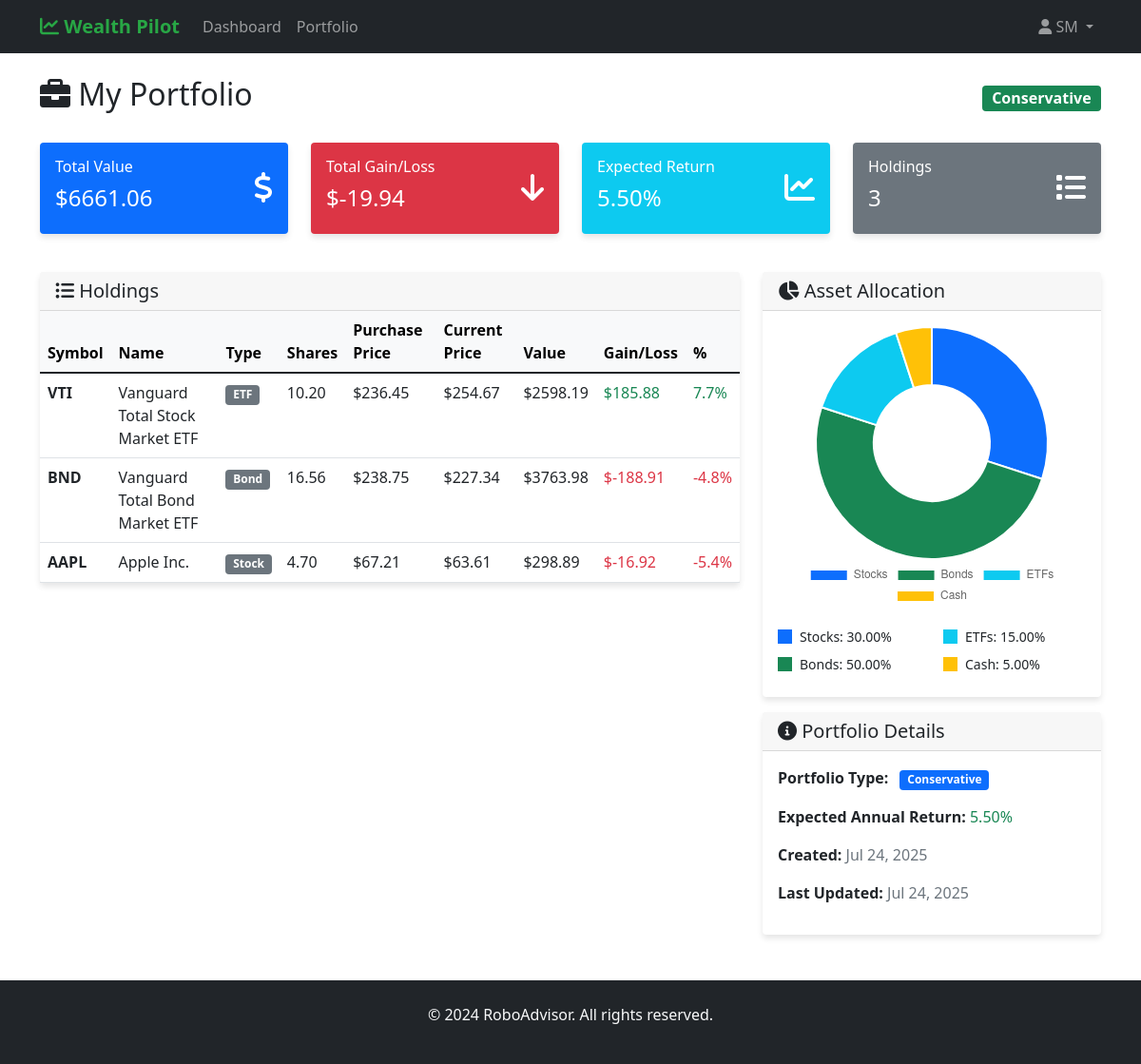
/portfolio/ (signed in), run on the app's committed database.
### main/models.py (models this page shows, shortened)
class Portfolio(models.Model):
    user = models.OneToOneField(User, on_delete=models.CASCADE)
    portfolio_type = models.CharField(max_length=20, choices=[
        ('conservative', 'Conservative'),
        ('balanced', 'Balanced'),
        ('growth', 'Growth'),
        ('aggressive', 'Aggressive Growth'),
    ])
    stocks_percentage = models.DecimalField(max_digits=5, decimal_places=2)
    bonds_percentage = models.DecimalField(max_digits=5, decimal_places=2)
    etfs_percentage = models.DecimalField(max_digits=5, decimal_places=2)
    cash_percentage = models.DecimalField(max_digits=5, decimal_places=2)
    expected_return = models.DecimalField(max_digits=5, decimal_places=2)
    created_at = models.DateTimeField(auto_now_add=True)
    updated_at = models.DateTimeField(auto_now=True)

class Investment(models.Model):
    user = models.ForeignKey(User, on_delete=models.CASCADE)
    symbol = models.CharField(max_length=10)
    name = models.CharField(max_length=100)
    asset_type = models.CharField(max_length=20, choices=[
        ('stock', 'Stock'),
        ('bond', 'Bond'),
        ('etf', 'ETF'),
        ('cash', 'Cash'),
    ])
    shares = models.DecimalField(max_digits=10, decimal_places=4)
    purchase_price = models.DecimalField(max_digits=10, decimal_places=2)
    current_price = models.DecimalField(max_digits=10, decimal_places=2)
    purchase_date = models.DateTimeField(auto_now_add=True)
    @property
    def total_value(self):
        return self.shares * self.current_price
    @property
    def gain_loss(self):
        return (self.current_price - self.purchase_price) * self.shares
    @property
    def gain_loss_percentage(self):
        if self.purchase_price > 0:
            return ((self.current_price - self.purchase_price) / self.purchase_price) * 100
        return 0

### main/views.py (the view)
# urls.py: path('portfolio/', views.portfolio, name='portfolio'),
@login_required
def portfolio(request):
    try:
        portfolio = Portfolio.objects.get(user=request.user)
        investments = Investment.objects.filter(user=request.user)
        total_value = sum(inv.total_value for inv in investments)
        total_gain_loss = sum(inv.gain_loss for inv in investments)
        context = {
            'portfolio': portfolio,
            'investments': investments,
            'total_value': total_value,
            'total_gain_loss': total_gain_loss,
        }
        return render(request, 'main/portfolio.html', context)
    except Portfolio.DoesNotExist:
        messages.info(request, 'Please complete your risk assessment first.')
        return redirect('risk_assessment')

### main/templates/main/portfolio.html (shortened to what this page needs)
{% extends 'main/base.html' %}
{% block content %}
<div class="d-flex justify-content-between align-items-center mb-4">
    <h2><i class="fas fa-briefcase"></i> My Portfolio</h2>
    <div>
        <span class="badge bg-{{ portfolio.portfolio_type|yesno:'success,warning,danger' }} fs-6">
            {{ portfolio.get_portfolio_type_display }}
        </span>
    </div>
</div>
<div class="row mb-4">
    <div class="col-lg-3 col-md-6 mb-3">
        <div class="card bg-primary text-white">
            <div class="card-body">
                <div class="d-flex justify-content-between">
                    <div>
                        <h6 class="card-title">Total Value</h6>
                        <h4>${{ total_value|floatformat:2 }}</h4>
                    </div>
                    <div class="align-self-center">
                        <i class="fas fa-dollar-sign fa-2x"></i>
                    </div>
                </div>
            </div>
        </div>
    </div>
    <div class="col-lg-3 col-md-6 mb-3">
        <div class="card {% if total_gain_loss >= 0 %}bg-success{% else %}bg-danger{% endif %} text-white">
            <div class="card-body">
                <div class="d-flex justify-content-between">
                    <div>
                        <h6 class="card-title">Total Gain/Loss</h6>
                        <h4>${{ total_gain_loss|floatformat:2 }}</h4>
                    </div>
                    <div class="align-self-center">
                        <i class="fas {% if total_gain_loss >= 0 %}fa-arrow-up{% else %}fa-arrow-down{% endif %} fa-2x"></i>
                    </div>
                </div>
            </div>
        </div>
    </div>
    <div class="col-lg-3 col-md-6 mb-3">
        <div class="card bg-info text-white">
            <div class="card-body">
                <div class="d-flex justify-content-between">
                    <div>
                        <h6 class="card-title">Expected Return</h6>
                        <h4>{{ portfolio.expected_return }}%</h4>
                    </div>
                    <div class="align-self-center">
                        <i class="fas fa-chart-line fa-2x"></i>
                    </div>
                </div>
            </div>
        </div>
    </div>
    <div class="col-lg-3 col-md-6 mb-3">
        <div class="card bg-secondary text-white">
            <div class="card-body">
                <div class="d-flex justify-content-between">
                    <div>
                        <h6 class="card-title">Holdings</h6>
                        <h4>{{ investments.count }}</h4>
                    </div>
                    <div class="align-self-center">
                        <i class="fas fa-list fa-2x"></i>
                    </div>
                </div>
            </div>
        </div>
    </div>
</div>
<div class="row">
    <div class="col-lg-8">
        <div class="card">
            <div class="card-header">
                <h5 class="mb-0"><i class="fas fa-list-ul"></i> Holdings</h5>
            </div>
            <div class="card-body p-0">
                <div class="table-responsive">
                    <table class="table table-hover mb-0">
                        <thead class="table-light">
                            <tr>
                                <th>Symbol</th>
                                <th>Name</th>
                                <th>Type</th>
                                <th>Shares</th>
                                <th>Purchase Price</th>
                                <th>Current Price</th>
                                <th>Value</th>
                                <th>Gain/Loss</th>
                                <th>%</th>
                            </tr>
                        </thead>
                        <tbody>
                            {% for investment in investments %}
                            <tr>
                                <td><strong>{{ investment.symbol }}</strong></td>
                                <td>{{ investment.name }}</td>
                                <td><span class="badge bg-secondary">{{ investment.get_asset_type_display }}</span></td>
                                <td>{{ investment.shares|floatformat:2 }}</td>
                                <td>${{ investment.purchase_price|floatformat:2 }}</td>
                                <td>${{ investment.current_price|floatformat:2 }}</td>
                                <td>${{ investment.total_value|floatformat:2 }}</td>
                                <td class="{% if investment.gain_loss >= 0 %}text-success{% else %}text-danger{% endif %}">
                                    ${{ investment.gain_loss|floatformat:2 }}
                                </td>
                                <td class="{% if investment.gain_loss_percentage >= 0 %}text-success{% else %}text-danger{% endif %}">
                                    {{ investment.gain_loss_percentage|floatformat:1 }}%
                                </td>
                            </tr>
                            {% empty %}
                            <tr>
                                <td colspan="9" class="text-center text-muted py-4">
                                    No investments found. Your portfolio will be populated shortly.
                                </td>
                            </tr>
                            {% endfor %}
                        </tbody>
                    </table>
                </div>
            </div>
        </div>
    </div>
    <div class="col-lg-4">
        <div class="card">
            <div class="card-header">
                <h5 class="mb-0"><i class="fas fa-chart-pie"></i> Asset Allocation</h5>
            </div>
            <div class="card-body">
                <div style="height: 300px;">
                    <canvas id="allocationChart"></canvas>
                </div>
                <div class="mt-3">
                    <div class="row">
                        <div class="col-6">
                            <div class="d-flex align-items-center mb-2">
                                <div class="bg-primary" style="width: 15px; height: 15px; margin-right: 8px;"></div>
                                <small>Stocks: {{ portfolio.stocks_percentage }}%</small>
                            </div>
                            <div class="d-flex align-items-center mb-2">
                                <div class="bg-success" style="width: 15px; height: 15px; margin-right: 8px;"></div>
                                <small>Bonds: {{ portfolio.bonds_percentage }}%</small>
                            </div>
                        </div>
                        <div class="col-6">
                            <div class="d-flex align-items-center mb-2">
                                <div class="bg-info" style="width: 15px; height: 15px; margin-right: 8px;"></div>
                                <small>ETFs: {{ portfolio.etfs_percentage }}%</small>
                            </div>
                            <div class="d-flex align-items-center mb-2">
                                <div class="bg-warning" style="width: 15px; height: 15px; margin-right: 8px;"></div>
                                <small>Cash: {{ portfolio.cash_percentage }}%</small>
                            </div>
                        </div>
                    </div>
                </div>
            </div>
        </div>
        <div class="card mt-3">
            <div class="card-header">
                <h5 class="mb-0"><i class="fas fa-info-circle"></i> Portfolio Details</h5>
            </div>
            <div class="card-body">
                <div class="mb-3">
                    <strong>Portfolio Type:</strong>
                    <span class="badge bg-primary ms-2">{{ portfolio.get_portfolio_type_display }}</span>
                </div>
                <div class="mb-3">
                    <strong>Expected Annual Return:</strong>
                    <span class="text-success">{{ portfolio.expected_return }}%</span>
                </div>
                <div class="mb-3">
                    <strong>Created:</strong>
                    <span class="text-muted">{{ portfolio.created_at|date:"M d, Y" }}</span>
                </div>
                <div class="mb-3">
                    <strong>Last Updated:</strong>
                    <span class="text-muted">{{ portfolio.updated_at|date:"M d, Y" }}</span>
                </div>
            </div>
        </div>
    </div>
</div>
{% endblock %}
{% block scripts %}
<script>
// Asset Allocation Chart
const ctx = document.getElementById('allocationChart').getContext('2d');
const allocationChart = new Chart(ctx, {
    type: 'doughnut',
    data: {
        labels: ['Stocks', 'Bonds', 'ETFs', 'Cash'],
        datasets: [{
            data: [
                {{ portfolio.stocks_percentage }},
                {{ portfolio.bonds_percentage }},
                {{ portfolio.etfs_percentage }},
                {{ portfolio.cash_percentage }}
            ],
            backgroundColor: [
                '#0d6efd',
                '#198754',
                '#0dcaf0',
                '#ffc107'
            ],
            borderWidth: 2,
            borderColor: '#fff'
        }]
    },
    options: {
        responsive: true,
        maintainAspectRatio: false,
        plugins: {
            legend: {
                position: 'bottom'
            }
        }
    }
});
// Optional refresh button spin effect
function refreshData(btn) {
    if (btn) {
        btn.querySelector('i').classList.add('fa-spin');
    }
    setTimeout(() => location.reload(), 500);
}
</script>
{% endblock %}

### main/templates/main/base.html (shortened to what this page needs)
<!DOCTYPE html>
<html lang="en">
<head>
    <link href="https://cdn.jsdelivr.net/npm/bootstrap@5.1.3/dist/css/bootstrap.min.css" rel="stylesheet">
    <link href="https://cdnjs.cloudflare.com/ajax/libs/font-awesome/6.0.0/css/all.min.css" rel="stylesheet">
</head>
<body>
    <nav class="navbar navbar-expand-lg navbar-dark bg-dark">
        <div class="container">
            <a class="navbar-brand" href="{% url 'home' %}">
                <i class="fas fa-chart-line"></i> Wealth Pilot
            </a>
            <div class="collapse navbar-collapse" id="navbarNav">
                <ul class="navbar-nav me-auto">
                    {% if user.is_authenticated %}
                        <li class="nav-item">
                            <a class="nav-link" href="{% url 'dashboard' %}">Dashboard</a>
                        </li>
                        <li class="nav-item">
                            <a class="nav-link" href="{% url 'portfolio' %}">Portfolio</a>
                        </li>
                    {% endif %}
                </ul>
                <ul class="navbar-nav">
                    {% if user.is_authenticated %}
                        <li class="nav-item dropdown">
                            <a class="nav-link dropdown-toggle" href="#" data-bs-toggle="dropdown">
                                <i class="fas fa-user"></i> {{ user.first_name|default:user.username }}
                            </a>
                        </li>
                    {% endif %}
                </ul>
            </div>
        </div>
    </nav>
    <main class="container mt-4">
        {% block content %}
        {% endblock %}
    </main>
    <footer class="bg-dark text-light mt-5 py-4">
        <div class="container text-center">
            <p>&copy; 2024 RoboAdvisor. All rights reserved.</p>
        </div>
    </footer>
    {% block scripts %}{% endblock %}
</body>
</html>

### main/templates/main/base.html (style rules this page uses)
.navbar-brand { font-weight: bold; color: #28a745 !important; }
.card { box-shadow: 0 4px 6px rgba(0, 0, 0, 0.1); border: none; }

### data on the page
Portfolio: portfolio_type "Conservative", expected_return "5.50", stocks_percentage "30.00", bonds_percentage "50.00", etfs_percentage "15.00", cash_percentage "5.00", created_at "Jul 24, 2025", updated_at "Jul 24, 2025"
Investment: symbol "VTI", name "Vanguard Total Stock Market ETF", asset_type "ETF", shares "10.20", purchase_price "236.45", current_price "254.67", total_value "2598.19", gain_loss "185.88", gain_loss_percentage "7.7"
Investment: symbol "BND", name "Vanguard Total Bond Market ETF", asset_type "Bond", shares "16.56", purchase_price "238.75", current_price "227.34", total_value "3763.98", gain_loss "-188.91", gain_loss_percentage "-4.8"
Investment: symbol "AAPL", name "Apple Inc.", asset_type "Stock", shares "4.70", purchase_price "67.21", current_price "63.61", total_value "298.89", gain_loss "-16.92", gain_loss_percentage "-5.4"

### other printed values
{{ user.first_name|default:user.username }} "SM"
{{ total_value|floatformat:2 }} "6661.06"
{{ total_gain_loss|floatformat:2 }} "-19.94"
{{ investments.count }} "3"
chart data {{ portfolio.stocks_percentage }} 30.00
chart data {{ portfolio.bonds_percentage }} 50.00
chart data {{ portfolio.etfs_percentage }} 15.00
chart data {{ portfolio.cash_percentage }} 5.00
